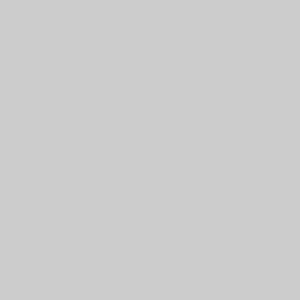
Frame 1 (no input)
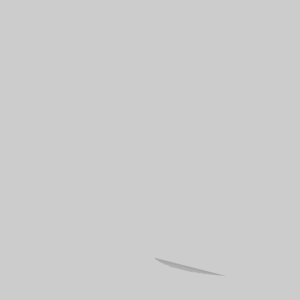
Frame 60 (no input)
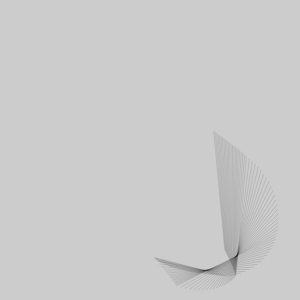
Frame 120 (the mouse pressed at the canvas centre since frame 60)

The p5.js sketch that drew these frames (run headless with seeded random() and noise() and a simulated clock; from frame 60 on, the mouse is pressed at the canvas centre):

// p5.js sketch
// ── sketch.js
/* 
 
   Structure 3 (work in progress) 
   
   A surface filled with one hundred medium to small sized circles. 
   Each circle has a different size and direction, but moves at the same slow rate. 
   Display: 
   A. The instantaneous intersections of the circles 
   B. The aggregate intersections of the circles 
 
   Ported to p5.js by Casey Reas
   11 July 2016
   p5.js 0.5.2
  
   Restored by Casey Reas <http://reas.com> 
   22 June 2016 
   Processing v.3.1.1 <http://processing.org> 
  
   Implemented by Casey Reas
   Uses circle intersection code from William Ngan <http://metaphorical.net> 
   Processing v.68 <http://processing.org> 
 
*/

var circleA, circleB;

function setup() {
  createCanvas(300, 300);
  frameRate(30);
  circleA = new Circle(150, 150, 60);
  circleB = new Circle(150, 150, 90);
  noStroke();
  background(204);
}

function draw() {
  circleA.update();
  circleB.update();
  intersect(circleA, circleB);
}

function Circle(px, py, pr) {
  this.x = px;
  this.y = py;
  this.r = pr;
  this.r2 = this.r * this.r;
  this.xspeed = random(-2, 2);
  this.yspeed = random(-2, 2);
  this.xdir = 1;
  this.ydir = -1;

  this.update = function() {

    this.x += this.xspeed * this.xdir;
    if (this.x > width - this.r || this.x < this.r) {
      this.xdir = this.xdir * -1;
    }

    this.y += this.yspeed * this.ydir;
    if (this.y > width - this.r || this.y < this.r) {
      this.ydir = this.ydir * -1;
    }

  }
}

function intersect(cA, cB) {

  var dx = cA.x - cB.x;
  var dy = cA.y - cB.y;
  var d2 = dx * dx + dy * dy;
  var d = sqrt(d2);

  if ((d > cA.r + cB.r) || (d < abs(cA.r - cB.r))) {
    return; // no solution 
  }

  var a = (cA.r2 - cB.r2 + d2) / (2 * d);
  var h = sqrt(cA.r2 - a * a);
  var x2 = cA.x + a * (cB.x - cA.x) / d;
  var y2 = cA.y + a * (cB.y - cA.y) / d;

  var paX = x2 + h * (cB.y - cA.y) / d;
  var paY = y2 - h * (cB.x - cA.x) / d;
  var pbX = x2 - h * (cB.y - cA.y) / d;
  var pbY = y2 + h * (cB.x - cA.x) / d;

  stroke(0, 26);
  line(paX, paY, pbX, pbY);

}
